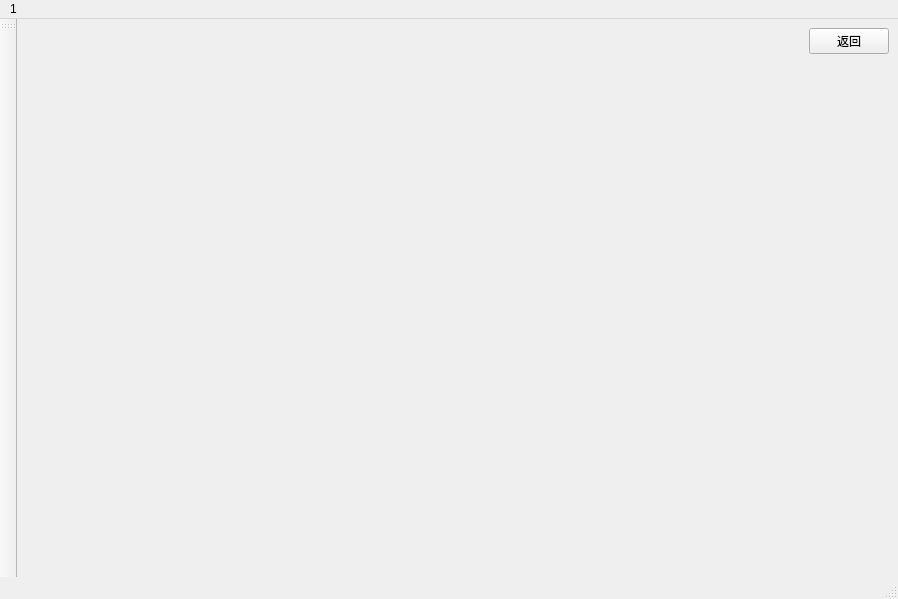
<?xml version="1.0" encoding="UTF-8"?>
<ui version="4.0">
 <class>WritePaints</class>
 <widget class="QMainWindow" name="WritePaints">
  <property name="geometry">
   <rect>
    <x>0</x>
    <y>0</y>
    <width>898</width>
    <height>599</height>
   </rect>
  </property>
  <property name="windowTitle">
   <string>MainWindow</string>
  </property>
  <widget class="QWidget" name="centralwidget">
   <layout class="QVBoxLayout" name="verticalLayout">
    <item>
     <layout class="QHBoxLayout" name="horizontalLayout">
      <item>
       <spacer name="horizontalSpacer">
        <property name="orientation">
         <enum>Qt::Horizontal</enum>
        </property>
        <property name="sizeHint" stdset="0">
         <size>
          <width>40</width>
          <height>20</height>
         </size>
        </property>
       </spacer>
      </item>
      <item>
       <widget class="QPushButton" name="pushButton">
        <property name="text">
         <string>返回</string>
        </property>
       </widget>
      </item>
     </layout>
    </item>
    <item>
     <spacer name="verticalSpacer">
      <property name="orientation">
       <enum>Qt::Vertical</enum>
      </property>
      <property name="sizeHint" stdset="0">
       <size>
        <width>20</width>
        <height>40</height>
       </size>
      </property>
     </spacer>
    </item>
   </layout>
  </widget>
  <widget class="QMenuBar" name="menubar">
   <property name="geometry">
    <rect>
     <x>0</x>
     <y>0</y>
     <width>898</width>
     <height>22</height>
    </rect>
   </property>
   <widget class="QMenu" name="menu1">
    <property name="title">
     <string>1</string>
    </property>
   </widget>
   <addaction name="menu1"/>
  </widget>
  <widget class="QStatusBar" name="statusbar"/>
  <widget class="QToolBar" name="toolBar">
   <property name="windowTitle">
    <string>toolBar</string>
   </property>
   <attribute name="toolBarArea">
    <enum>LeftToolBarArea</enum>
   </attribute>
   <attribute name="toolBarBreak">
    <bool>false</bool>
   </attribute>
  </widget>
 </widget>
 <resources/>
 <connections>
  <connection>
   <sender>pushButton</sender>
   <signal>clicked()</signal>
   <receiver>WritePaints</receiver>
   <slot>close()</slot>
   <hints>
    <hint type="sourcelabel">
     <x>847</x>
     <y>41</y>
    </hint>
    <hint type="destinationlabel">
     <x>448</x>
     <y>299</y>
    </hint>
   </hints>
  </connection>
 </connections>
</ui>
